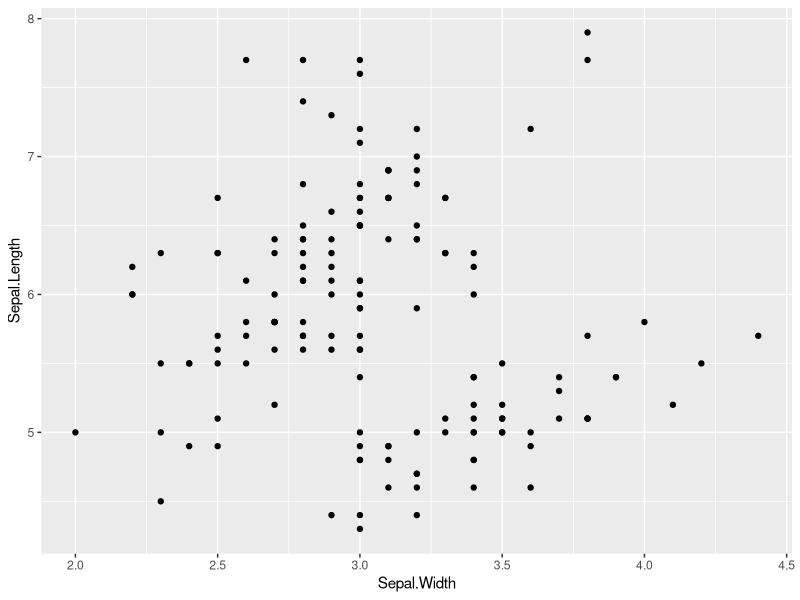
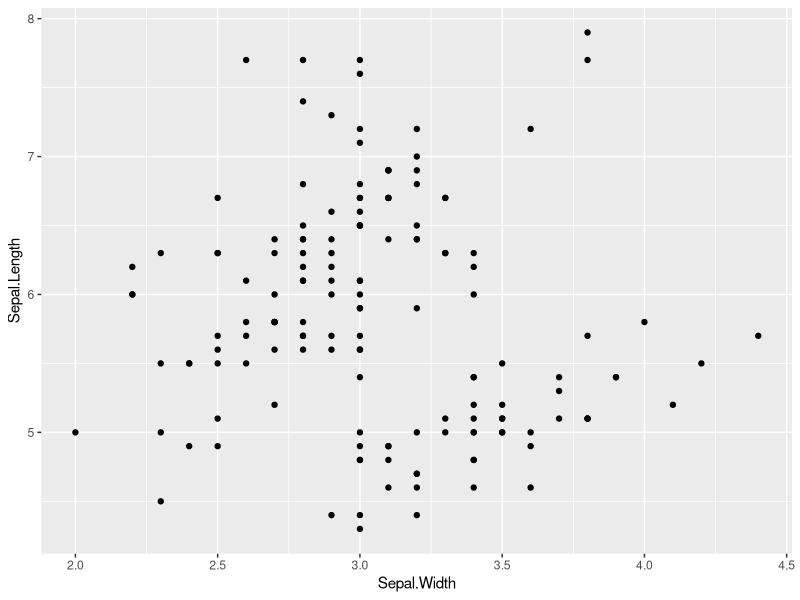
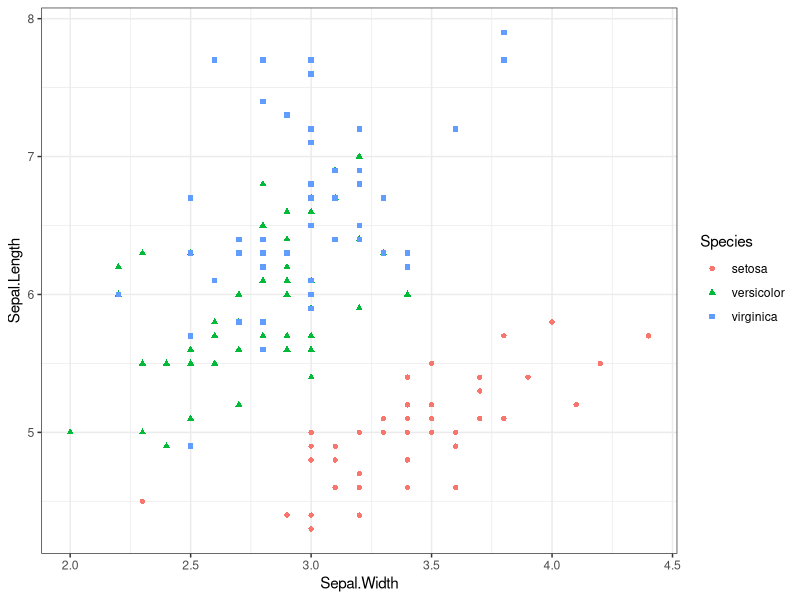
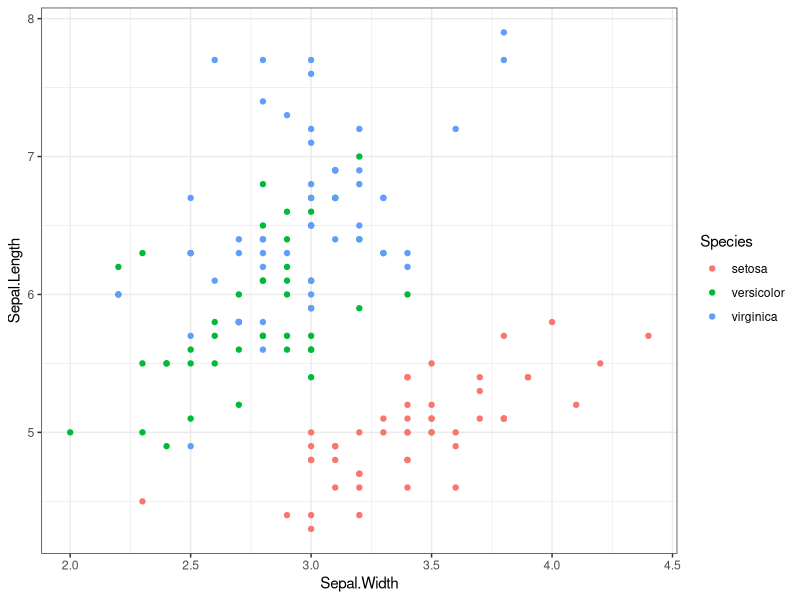
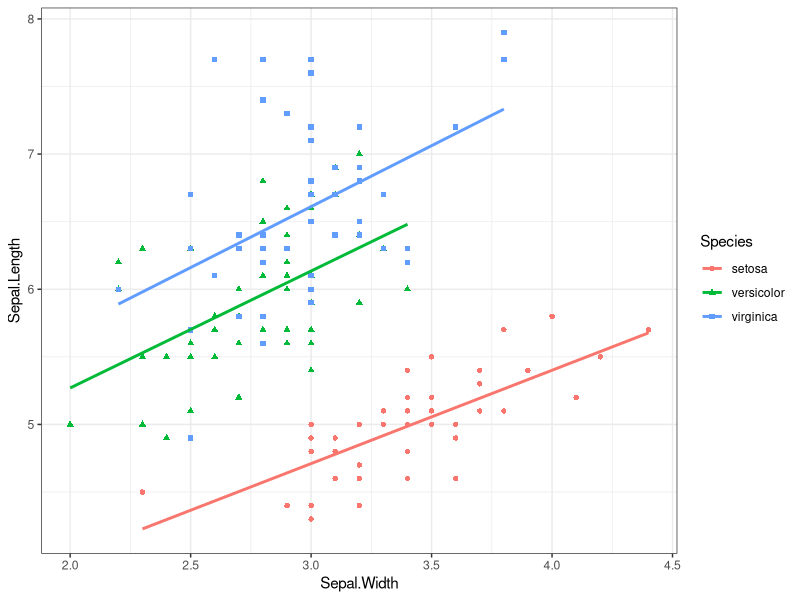
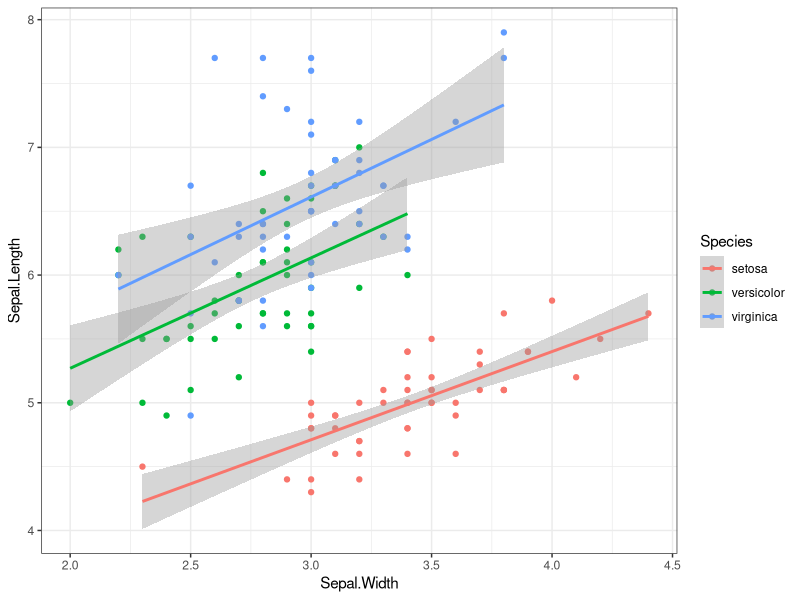
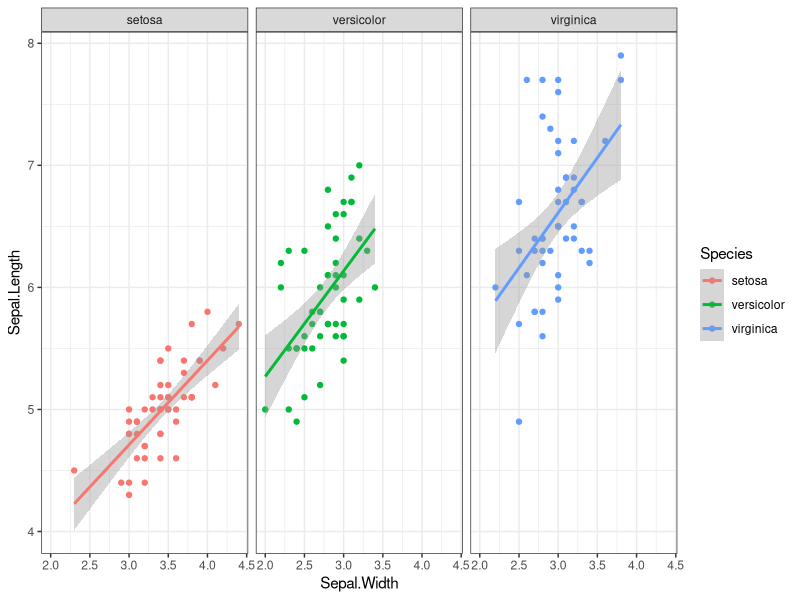
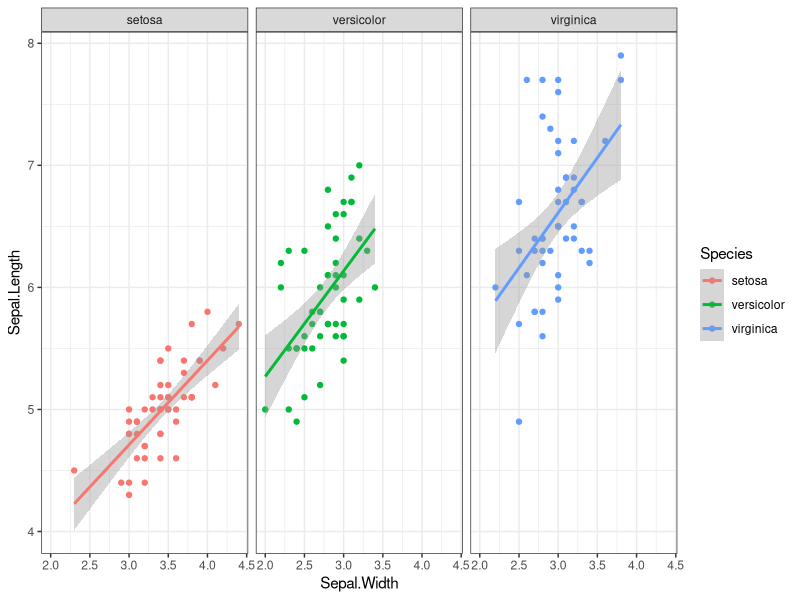

Generate these figures, in order, with R:
##########################################
#  http://www.majorbio.com/
#  Copyright (C) 2019 in Majorbio workshop
#  contact: meng.luo@majorbio.com
##########################################

# load packages
library(ggplot2)
library(datasets)

# set data dir

setwd()

data(iris)
str(iris)

# set reproduced 

set.seed(0613)

# quick plot and ggplot

qplot(Sepal.Width, Sepal.Length, data = iris)

ggplot(iris,aes(x=Sepal.Width, y=Sepal.Length)) +geom_point()

qplot(Sepal.Width, Sepal.Length, data = iris, 
      color = Species, shape = Species) + 
  theme_bw() # theme_classic() 

ggplot(iris,aes(x=Sepal.Width, y=Sepal.Length, color = Species)) +
  geom_point() + 
  theme_bw()

qplot(Sepal.Width, Sepal.Length, data = iris, 
      color = Species, shape = Species, 
      geom = c("point", "smooth"), 
      method = lm, se = FALSE) + theme_bw()

ggplot(iris,aes(x=Sepal.Width, y=Sepal.Length,  color = Species)) +
  geom_point() + geom_smooth(method = lm)+
  theme_bw()


#facet

ggplot(iris,aes(x=Sepal.Width, y=Sepal.Length,  color = Species)) +
  geom_point() + geom_smooth(method = lm)+
  theme_bw()+facet_wrap(~Species,dir = "h")

ggplot(iris,aes(x=Sepal.Width, y=Sepal.Length,  color = Species)) +
  geom_point() + geom_smooth(method = lm)+
  theme_bw()+facet_grid(~Species)



# Viz large datasets
# read dataset
train <- read.csv('Big_Mart_Dataset.csv',header = T)

# plot
ggplot(train, aes(Item_Visibility, Item_MRP)) + geom_point(aes(color = Item_Type)) + 
  scale_x_continuous("Item Visibility", breaks = seq(0,0.35,0.05))+
  scale_y_continuous("Item MRP", breaks = seq(0,270,by = 30))+ 
  theme_bw() + labs(title="Scatterplot") + facet_wrap( ~ Item_Type)


## boxplot 
ggplot(train, aes(Outlet_Identifier, Item_Outlet_Sales)) + geom_boxplot(fill = "red")+
  scale_y_continuous("Item Outlet Sales", breaks= seq(0,15000, by=500))+
  labs(title = "Box Plot", x = "Outlet Identifier")



# Open a pdf file
pdf("rplot.pdf") 
# Create a plot
ggplot(train, aes(Outlet_Identifier, Item_Outlet_Sales)) + geom_boxplot(fill = "red")+
  scale_y_continuous("Item Outlet Sales", breaks= seq(0,15000, by=500))+
  labs(title = "Box Plot", x = "Outlet Identifier")
# Close the pdf file
dev.off() 



# Open a pdf file
png("rplot.png") 
# Create a plot
ggplot(train, aes(Outlet_Identifier, Item_Outlet_Sales)) + geom_boxplot(fill = "red")+
  scale_y_continuous("Item Outlet Sales", breaks= seq(0,15000, by=500))+
  labs(title = "Box Plot", x = "Outlet Identifier")
# Close the pdf file
dev.off() 

# Clean data

rm(list = ls(all.names = T))
